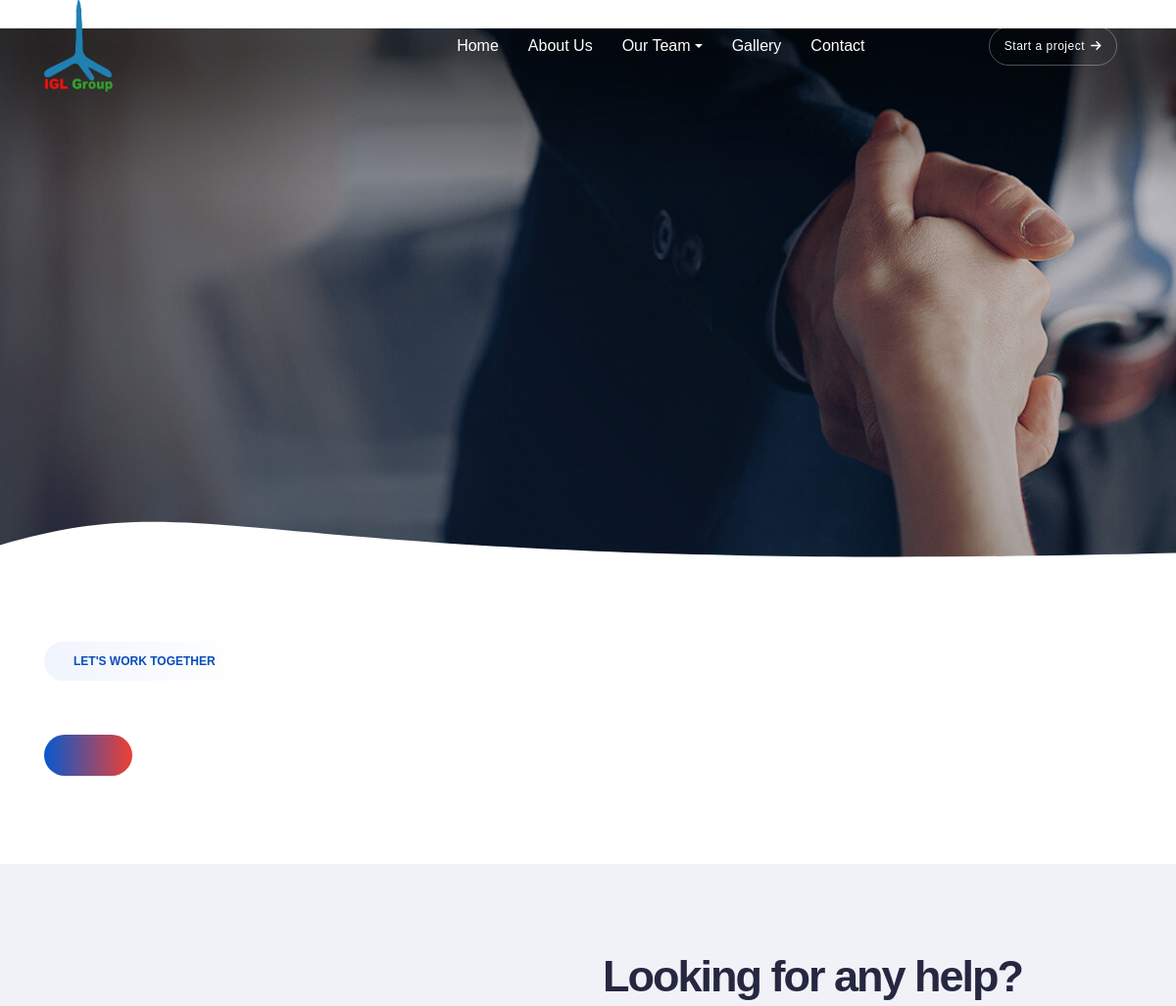
Page /contact/ (upper part) on the earlier database version.
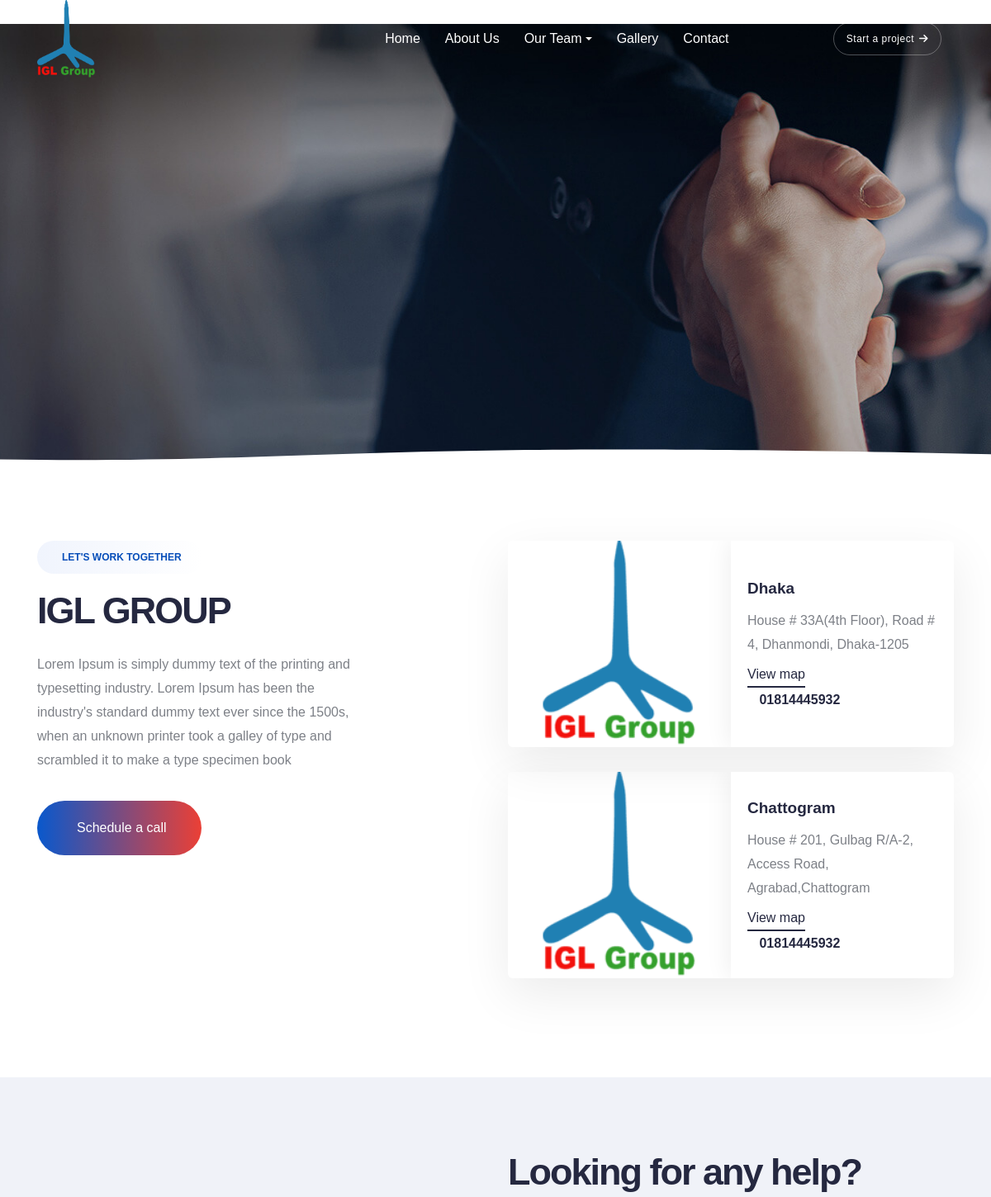
Same page on the later database version.
### igl/models.py (models this page shows, shortened)
class Logo(models.Model):
    image = models.ImageField(upload_to='logos/')
    is_active = models.BooleanField(default=True)

class NavMenu(models.Model):
    name = models.CharField(max_length=255)
    url = models.CharField(max_length=255)  # Use CharField instead of URLField
    is_active = models.BooleanField(default=True)
    parent = models.ForeignKey('self', on_delete=models.CASCADE, null=True, blank=True, related_name='sub_menus')

class ContactBanner(models.Model):
    title = models.CharField(max_length=255, default="Contact Us")
    background_image = models.ImageField(upload_to='banners/')

class Contact_Schedule(models.Model):
    title = models.CharField(max_length=255, help_text="Main heading text for the contact section.")
    description = models.TextField(max_length=255,help_text="Short description or introduction.")
    button_text = models.CharField(max_length=100, help_text="Text for the call-to-action button.")
    button_link = models.URLField(help_text="URL the button redirects to.", blank=True, null=True)

class Contact_Location(models.Model):
    city = models.CharField(max_length=100, help_text="City name.")
    address = models.TextField(max_length=255,help_text="Full address of the location.")
    map_url = models.URLField(
        help_text="Google Maps link for the location. Paste the link from Google Maps.",
        blank=True,
        null=True
    )
    phone_number = models.CharField(max_length=20, help_text="Phone number for the location.")
    image = models.ImageField(upload_to="locations/", help_text="Image or background for the location.")

### igl/views.py (the view, shortened to what this page needs)
# urls.py: path('contact/',views.contact,name="contact"),
def contact(request):
    banner = ContactBanner.objects.first()
    contact_schedule = Contact_Schedule.objects.first()
    contact_locations = Contact_Location.objects.all()
    context = {
        "banner": banner,
        "contact_schedule": contact_schedule,
        "contact_locations": contact_locations,
    }
    return render(request, 'frontend/contact.html', context)

### igl/context_processors.py (called while the page is built)
def global_context(request):
    logo = Logo.objects.filter(is_active=True).first()
    menus = NavMenu.objects.filter(is_active=True)
    return {
        'logo': logo,
        'menus': menus,
    }

### igl/templates/frontend/contact.html (shortened to what this page needs)
﻿{% extends "frontend/base.html" %}
{% load static %}
{% block body %}
        <section
    class="pt-0 cover-background ipad-top-space-margin sm-pb-0"
    style="background-image: url('{{ banner.background_image.url }}');">
    <div class="shape-image-animation bottom-0 p-0 w-100 d-none d-md-block">
    </div>
    <div class="container">
        <div class="row align-items-center justify-content-center h-500px sm-h-300px">
        </div>
    </div>
</section>
        <section class="pt-3 sm-pt-50px">
            <div class="container">
                <div class="row justify-content-center">
                    <div class="col-xl-5 col-lg-8 col-md-10 lg-mb-50px">
                        <div class="position-sticky top-120px lg-top-0px lg-position-relative text-center text-xl-start">
                            <span class="ps-25px pe-25px mb-20px text-uppercase text-base-color fs-12 lh-40 fw-700 border-radius-100px bg-gradient-very-light-gray-transparent d-inline-flex justify-content-center justify-content-xl-start">
                                 Let's work together
                            </span>
                            <h3 class="text-dark-gray ls-minus-2px fw-700">{{ contact_schedule.title }}</h3>
                            <p class="mb-35px w-90 lg-w-100 sm-mb-25px">{{ contact_schedule.description }}</p>
                            <a href="{{ contact_schedule.button_link }}" class="btn btn-extra-large btn-switch-text btn-gradient-purple-pink left-icon btn-rounded me-10px ls-0px">
                                <span>
                                    <span class="btn-double-text" data-text="Schedule a call">{{ contact_schedule.button_text }}</span>
                                </span>
                            </a>
                        </div>
                    </div>
<div class="col-xl-6 col-lg-8 col-md-10 offset-xl-1">
    <div class="row row-cols-1 justify-content-center">
        {% for location in contact_locations %}
        <div class="col services-box-style-02 mb-30px">
            <div class="row g-0 box-shadow-quadruple-large border-radius-6px overflow-hidden" style="height: 250px;">
                <div class="col-lg-6 col-sm-6">
                    <div class="h-100 cover-background" style="background-image: url('{{ location.image.url }}'); height: 100%; max-height: 250px;"></div>
                </div>
                <div class="col-lg-6 col-sm-6 bg-white box-shadow-extra-large p-20px d-flex align-items-center">
                    <div class="services-box-content last-paragraph-no-margin">
                        <span class="d-block text-dark-gray primary-font fw-700 fs-19 mb-10px">{{ location.city }}</span>
                        <p class="mb-10px">{{ location.address }}</p>
                        <a href="{{ location.map_url }}" class="btn btn-link text-dark-gray" target="_blank">View map</a>
                        <div class="text-dark-gray fw-600">
                            <a href="tel:{{ location.phone_number }}">{{ location.phone_number }}</a>
                        </div>
                    </div>
                </div>
            </div>
        </div>
        {% endfor %}
    </div>
</div>
                </div>
            </div>
        </section>
        <section class="bg-very-light-gray position-relative">
            <div class="container">
                <div class="row mb-8">
                    <div class="col-lg-6 offset-xl-1 md-mb-50px sm-mb-0">
                        <h3 class="text-dark-gray ls-minus-2px fw-700">Looking for any help?</h3>
                    </div>
                </div>
            </div>
        </section>
        {% endblock %}

### igl/templates/frontend/base.html (shortened to what this page needs)
﻿{% load static %}
<!doctype html>
<html class="no-js" lang="en">
    <head>
        <link href="https://cdnjs.cloudflare.com/ajax/libs/font-awesome/6.0.0-beta3/css/all.min.css" rel="stylesheet">
        <link rel="stylesheet" href="{% static 'css/vendors.min.css' %}">
<link rel="stylesheet" href="{% static 'css/icon.min.css' %}">
<link rel="stylesheet" href="{% static 'css/style.min.css' %}">
<link rel="stylesheet" href="{% static 'css/responsive.min.css' %}">
<link rel="stylesheet" href="{% static 'css/it-business/it-business.css' %}">
<link rel="stylesheet" href="{% static 'css/style.css' %}">
    </head>
      <header>
<nav class="navbar navbar-expand-lg header-transparent bg-transparent header-reverse glass-effect " data-header-hover="light">
  <div class="container-fluid">
       <div class="logo">
        {% if logo %}
            <img src="{{ logo.image.url }}" alt="{{ logo.alt_text }}">
        {% else %}
            <p>No logo available</p>
        {% endif %}
    </div>
      <div class="col-auto col-xxl-6 col-lg-8 menu-order position-static">
          <div class="collapse navbar-collapse justify-content-center" id="navbarNav">
            <ul class="navbar-nav">
                {% for menu in menus %}
                    {% if menu.sub_menus.exists %}
                        <li class="nav-item dropdown">
                            <a href="{{ menu.url }}" class="nav-link dropdown-toggle" id="navbarDropdownMenuLink" role="button" data-bs-toggle="dropdown" aria-expanded="false">
                                {{ menu.name }}
                            </a>
                        </li>
                    {% else %}
                        <li class="nav-item">
                            <a href="{{ menu.url }}" class="nav-link">{{ menu.name }}</a>
                        </li>
                    {% endif %}
                {% endfor %}
            </ul>
        </div>
      </div>
      <div class="col-auto col-xxl-3 col-lg-2 text-end d-none d-sm-flex">
          <div class="header-icon">
              <a href="{% url 'contact' %}" class="btn btn-large btn-transparent-white-light btn-rounded text-transform-none border-1">Start a project<i class="fa-solid fa-arrow-right"></i></a>
          </div>
      </div>
  </div>
</nav>
    </header>
    <body data-mobile-nav-style="full-screen-menu" data-mobile-nav-bg-color="#252840">
        {% block body %}{% endblock %}
    </body>
</html>

### igl/static/css/it-business.css (style rules this page uses)
:root { --base-color: #074eb9; --dark-gray:#252840; --black:#05060a; --medium-gray:#7d8087; --very-light-gray: #f0f2f8; --primary-font: 'Plus Jakarta Sans', sans-serif; }
body { line-height: 29px; }
.navbar .navbar-nav .nav-link { font-size: 17px; }
header .btn.btn-rounded.btn-large { padding:10px 26px; font-size: 13px; font-weight: 500; }
[class*=btn-transparent], [class*=" btn-transparent"] { font-weight: 500; }
.btn { text-transform: none; font-family: var(--primary-font); }
.btn.btn-switch-text.btn-extra-large > span { padding: 19px 40px; }
.btn-gradient-purple-pink { background-image: linear-gradient(to right, #0b58cb, #e94037, #0b58cb); background-size: 200% auto; color: var(--white); }
.bg-gradient-very-light-gray-transparent { background: -webkit-linear-gradient(right, rgba(240, 244, 253, 1.0), rgba(255, 255, 255, 0.0)); background: linear-gradient(to right, rgba(240, 244, 253, 1.0), rgba(255, 255, 255, 0.0)); }
.h1, .h2, .h3, .h4, .h5, .h6, h1, h2, h3, h4, h5, h6 { margin-bottom: 25px; }
@media (max-width: 1299px) { .navbar .navbar-nav .nav-link { font-size: 16px; } }
@media (max-width: 1299px) { header .btn.btn-rounded.btn-large { padding: 10px 15px; font-size: 12px; } }

### igl/static/css/style.css (style rules this page uses)
.navbar-nav { margin-left: auto; }
.logo { width: 70px; }
.navbar-nav .nav-item.dropdown { position: relative; }
.navbar-nav .nav-item .nav-link { color: #fff !important; padding: 10px 15px; font-size: 16px; transition: all 0.3s ease-in-out; }

Differences in the rows shown:
added Contact_Schedule: title "IGL GROUP", description "Lorem Ipsum is simply dummy text of the printing and typesetting industry. Lorem Ipsum has been the industry's standard dummy text ever since the 1500s, when an unknown printer took a galley of type and scrambled it to make a type specimen book", button_text "Schedule a call"
added Contact_Location: image (picture), city "Dhaka", address "House # 33A(4th Floor), Road # 4, Dhanmondi, Dhaka-1205", phone_number "01814445932"
added Contact_Location: image (picture), city "Chattogram", address "House # 201, Gulbag R/A-2, Access Road, Agrabad,Chattogram", phone_number "01814445932"
